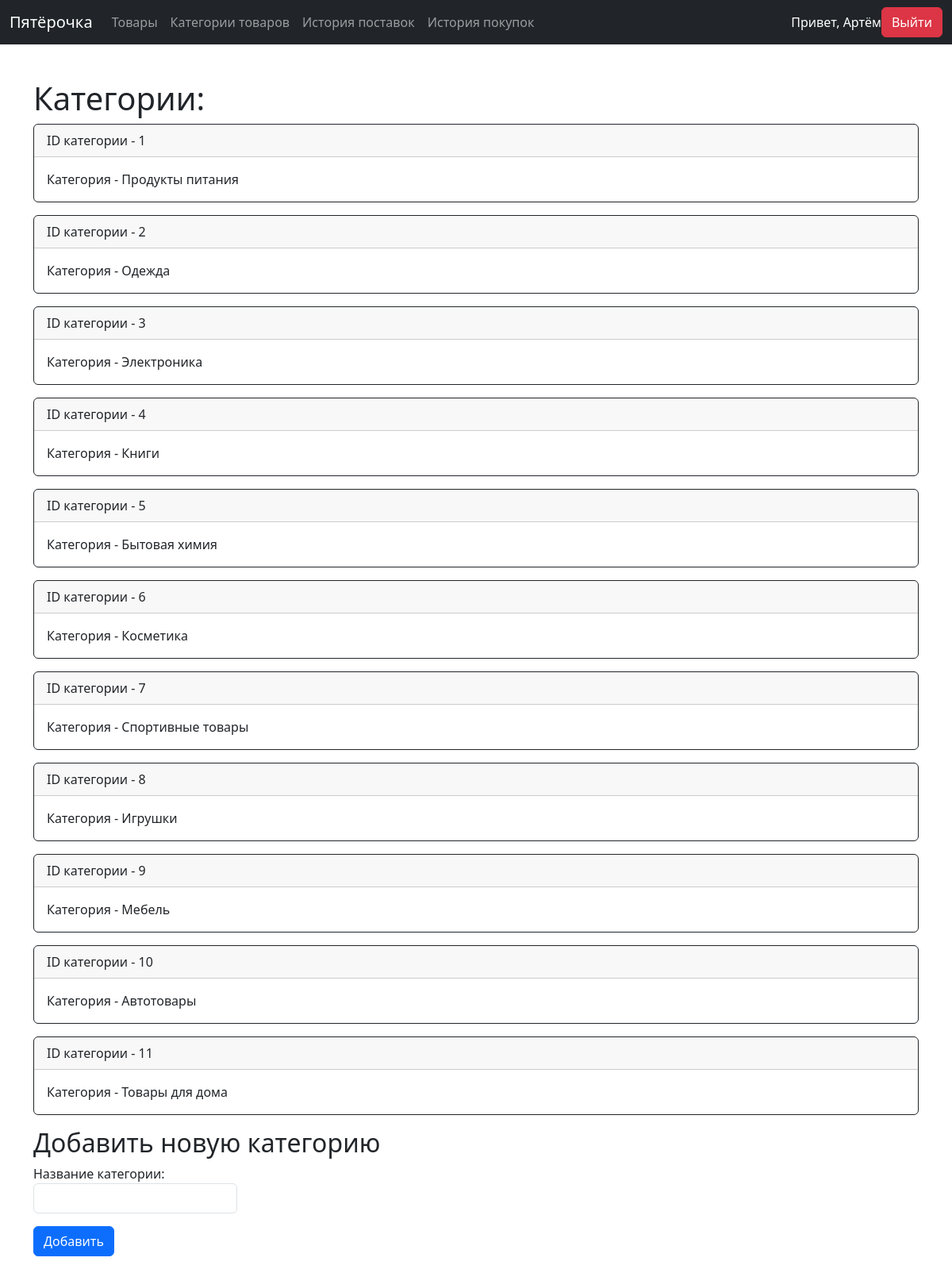
Screenshot of /index.php?page=v (signed in) with the database file from the repository.
### tables this page shows
CREATE TABLE `product_category` (
  `id` bigint NOT NULL,
  `category_name` varchar(255) NOT NULL COMMENT 'Название категории'
);

### category.php (the view)
<h1>Категории:</h1>
<?php
$result = $conn->query("SELECT * FROM product_category");
while ($row = $result->fetch()) {
    echo'
        <div class="card border-dark mb-3" >
            <div class="card-header"> ' . 'ID категории - ' . $row['id'] .'</div>
            <div class="card-body text-dark">
                <div class="row g-0">
                    <div class="col-md-10">
                    <a class="nav-link" href="/index.php?page=b" >
                        <p class="card-text">' . 'Категория - ' .$row['category_name'] . '</>
                        </a>
                    </div>
                </div>
            </div>
        </div>
    ';
}
?>
<h2>Добавить новую категорию</h2>
<form action="insertcategory.php" method="post" enctype="multipart/form-data">
    <p><label>
            Название категории: <input type="text" class="form-control" name="name">
        </label>
    <p><input class="btn btn-primary"type="submit" value="Добавить">
</form>

### menu.php (shortened to what this page needs)
<html>
<head>
    <link href="https://cdn.jsdelivr.net/npm/bootstrap@5.3.3/dist/css/bootstrap.min.css" rel="stylesheet">
</head>
<body>
<header class="container">
    <nav class="navbar navbar-expand-md navbar-dark fixed-top bg-dark">
        <div class="container-fluid">
            <a class="navbar-brand" href="index.php">Пятёрочка</a>
            <div class="collapse navbar-collapse" id="navbarCollapse">
                <ul class="navbar-nav me-auto mb-2 mb-md-0">
                    <li class="nav-item">
                        <a class="nav-link" href="index.php?page=c">Товары</a>
                    </li>
                    <li class="nav-item">
                        <a class="nav-link" href="index.php?page=v">Категории товаров</a>
                    </li>
                    <li class="nav-item">
                        <a class="nav-link" href="index.php?page=n">История поставок</a>
                    </li>
                    <li class="nav-item">
                        <a class="nav-link" href="index.php?page=b">История покупок</a>
                    </li>
                </ul>
                <?php
                if (!isset($_SESSION['login']) ) {
                    echo '<a type="button" class="btn btn-outline-light me-2" href="login.php">Вход</a>';
                    echo '<a type="button" class="btn btn-outline-primary" href="reg.php">Регистрация</a>';
                } else {
                    echo '<a class="text-white bg-dark nav-link">Привет, ' . $_SESSION['first_name'] . ' ' . $_SESSION['last_name'] . '</a>';
                    echo '<a class="btn btn-danger my-2 my-sm-0" href="index.php?logout=1">Выйти</a>';
                }
                ?>
            </div>
        </div>
    </nav>
</header>

### index.php (shortened to what this page needs)
<?php
require "auth.php";
require "menu.php";
echo '<main class="container" style="margin-top: 100px">';
switch ($_GET['page']){
    case 'v':
        if (isset($_SESSION['login'])) {
            require "category.php";
        }
        else{
            $msg = 'Войдите в систему для просмотра категорий';
        }
        break;
}
echo '</main>';
require "footer.php";

### footer.php (shortened to what this page needs)
</body>
</html>

### rows the page displays
product_category: id "1", category_name "Продукты питания"
product_category: id "2", category_name "Одежда"
product_category: id "3", category_name "Электроника"
product_category: id "4", category_name "Книги"
product_category: id "5", category_name "Бытовая химия"
product_category: id "6", category_name "Косметика"
product_category: id "7", category_name "Спортивные товары"
product_category: id "8", category_name "Игрушки"
product_category: id "9", category_name "Мебель"
product_category: id "10", category_name "Автотовары"
product_category: id "11", category_name "Товары для дома"

### other values shown
$_SESSION['first_name'] "Артём"
